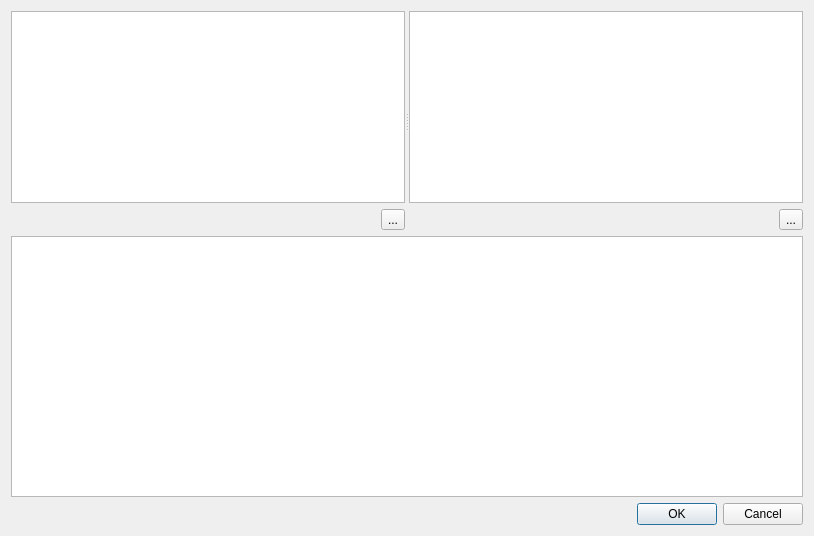
<?xml version="1.0" encoding="UTF-8"?>
<ui version="4.0">
 <class>StateDialog</class>
 <widget class="QWidget" name="StateDialog">
  <property name="geometry">
   <rect>
    <x>0</x>
    <y>0</y>
    <width>814</width>
    <height>536</height>
   </rect>
  </property>
  <property name="windowTitle">
   <string>Form</string>
  </property>
  <layout class="QGridLayout" name="gridLayout_3">
   <item row="0" column="0">
    <widget class="QSplitter" name="splitter">
     <property name="orientation">
      <enum>Qt::Horizontal</enum>
     </property>
     <widget class="QWidget" name="">
      <layout class="QGridLayout" name="gridLayout_2">
       <item row="0" column="0" colspan="2">
        <widget class="QListView" name="m_pActions"/>
       </item>
       <item row="1" column="0">
        <spacer name="horizontalSpacer">
         <property name="orientation">
          <enum>Qt::Horizontal</enum>
         </property>
         <property name="sizeHint" stdset="0">
          <size>
           <width>40</width>
           <height>20</height>
          </size>
         </property>
        </spacer>
       </item>
       <item row="1" column="1">
        <widget class="QToolButton" name="toolButton">
         <property name="text">
          <string>...</string>
         </property>
         <property name="icon">
          <iconset theme="list-add"/>
         </property>
        </widget>
       </item>
      </layout>
     </widget>
     <widget class="QWidget" name="">
      <layout class="QGridLayout" name="gridLayout">
       <item row="0" column="0" colspan="2">
        <widget class="QListView" name="m_pStates"/>
       </item>
       <item row="1" column="0">
        <spacer name="horizontalSpacer_2">
         <property name="orientation">
          <enum>Qt::Horizontal</enum>
         </property>
         <property name="sizeHint" stdset="0">
          <size>
           <width>40</width>
           <height>20</height>
          </size>
         </property>
        </spacer>
       </item>
       <item row="1" column="1">
        <widget class="QToolButton" name="toolButton_2">
         <property name="text">
          <string>...</string>
         </property>
         <property name="icon">
          <iconset theme="list-add"/>
         </property>
        </widget>
       </item>
      </layout>
     </widget>
    </widget>
   </item>
   <item row="1" column="0">
    <widget class="QTableView" name="m_pMatrix">
     <property name="editTriggers">
      <set>QAbstractItemView::AnyKeyPressed|QAbstractItemView::DoubleClicked|QAbstractItemView::EditKeyPressed|QAbstractItemView::SelectedClicked</set>
     </property>
    </widget>
   </item>
   <item row="2" column="0">
    <widget class="QDialogButtonBox" name="buttonBox">
     <property name="orientation">
      <enum>Qt::Horizontal</enum>
     </property>
     <property name="standardButtons">
      <set>QDialogButtonBox::Cancel|QDialogButtonBox::Ok</set>
     </property>
    </widget>
   </item>
  </layout>
 </widget>
 <resources/>
 <connections>
  <connection>
   <sender>toolButton</sender>
   <signal>clicked()</signal>
   <receiver>StateDialog</receiver>
   <slot>slotAddAction()</slot>
   <hints>
    <hint type="sourcelabel">
     <x>394</x>
     <y>471</y>
    </hint>
    <hint type="destinationlabel">
     <x>354</x>
     <y>497</y>
    </hint>
   </hints>
  </connection>
  <connection>
   <sender>toolButton_2</sender>
   <signal>clicked()</signal>
   <receiver>StateDialog</receiver>
   <slot>slotAddState()</slot>
   <hints>
    <hint type="sourcelabel">
     <x>783</x>
     <y>471</y>
    </hint>
    <hint type="destinationlabel">
     <x>520</x>
     <y>496</y>
    </hint>
   </hints>
  </connection>
 </connections>
 <slots>
  <slot>slotAddState()</slot>
  <slot>slotAddAction()</slot>
 </slots>
</ui>
